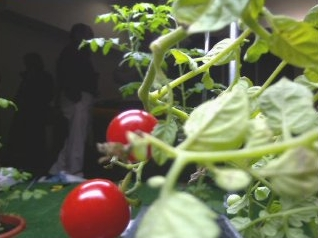
#> input picture Imagens/tomato_124.jpg, 318 x 238 px, found by its file name
$ python exemplo12a.py
#> lines starting #> are read from the running program, lines starting #| are printed output that depends on the picture; after the words box and inside, x2 and y2 are one past the last pixel; in counts of white or black regions, pixels touching at a corner belong together
import cv2
import numpy as np
from matplotlib import pyplot as plt

I = cv2.imread('./imagens/tomato_124.jpg')
#> I is the input picture: shape (238, 318, 3); mean B, G, R 82.4, 112.8, 109.7

plt.figure()
plt.imshow(cv2.cvtColor(I, cv2.COLOR_BGR2RGB))


# segmentação baseada em cor
r_ref = 166  # referencia vermelha
g_ref = 32 # referencia verde
b_ref = 33 # referencia azul

delta = 50

B = I[:,:,0]
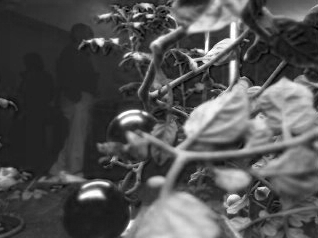
#> B: shape (238, 318); min 0, max 255, mean 82.4
G = I[:,:,1]
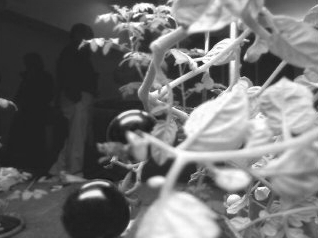
#> G: shape (238, 318); min 18, max 255, mean 112.8
R = I[:,:,2]
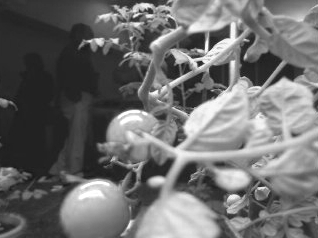
#> R: shape (238, 318); min 23, max 255, mean 109.7

Mb = (B >= b_ref - delta) & (B <= b_ref + delta)
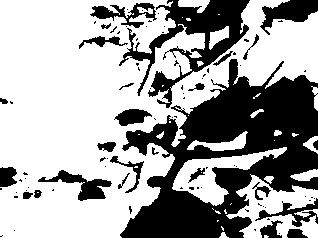
#> Mb: shape (238, 318) bool; 64.2% white; 90 black regions (64 under 20 px), largest, box (x1, y1, x2, y2) and area: (120, 59, 318, 238) 17275, (119, 0, 250, 108) 4272, (260, 0, 318, 35) 979
Mg = (G >= g_ref - delta) & (G <= g_ref + delta)
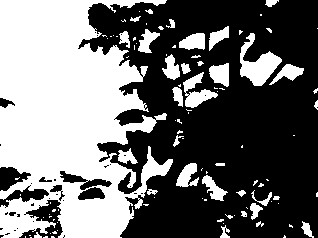
#> Mg: shape (238, 318) bool; 43.4% white; 103 white regions (70 under 20 px), largest, box (x1, y1, x2, y2) and area: (0, 0, 173, 238) 27153, (240, 33, 282, 86) 988, (183, 72, 218, 108) 542
Mr = (R >= r_ref - delta) & (R <= r_ref + delta)
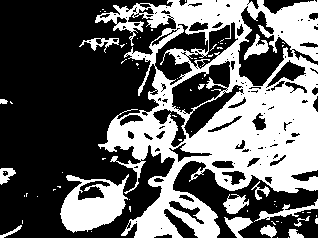
#> Mr: shape (238, 318) bool; 38.6% white; 74 white regions (59 under 20 px), largest, box (x1, y1, x2, y2) and area: (95, 0, 318, 238) 24524, (60, 174, 129, 233) 2374, (254, 199, 318, 222) 334

M = Mb & Mg & Mr
#> M: shape (238, 318) bool; 3.7% white; 12 white regions (9 under 20 px), largest, box (x1, y1, x2, y2) and area: (60, 182, 126, 233) 2038, (107, 116, 157, 145) 670, (1, 225, 22, 238) 55
n_linhas, n_colunas, n_camadas = I.shape
#> n_linhas = 238; n_colunas = 318; n_camadas = 3

I_bin = np.zeros((n_linhas, n_colunas), np.uint8)

I_bin[M] = 255

plt.figure()
plt.imshow(I_bin, cmap='gray')
plt.show()
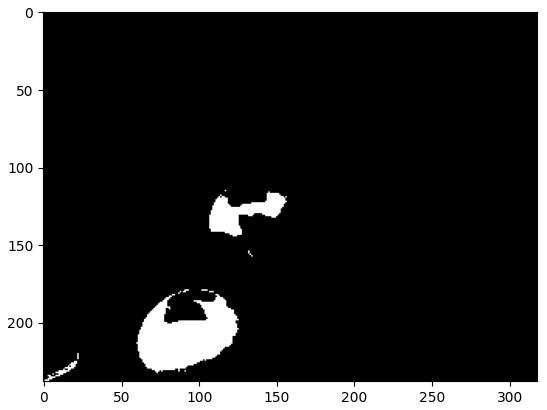
#> figure drawn by matplotlib, 1 panel

$ run again, with Imagens/Burrinhos.jpg copied over Imagens/tomato_124.jpg
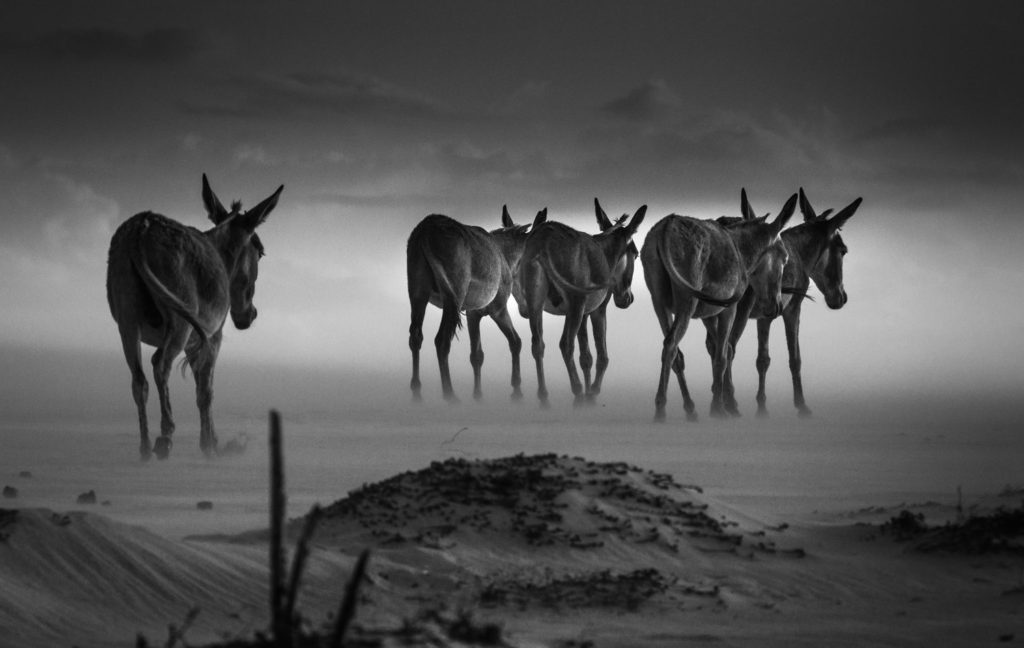
#> input picture Imagens/Burrinhos.jpg, 1024 x 648 px, found by its file name
#> I is the input picture: shape (648, 1024, 3); min 0, max 255, mean 83.7
#> `Mb = (B >= b_ref - delta) & (B <= b_ref + delta)`:
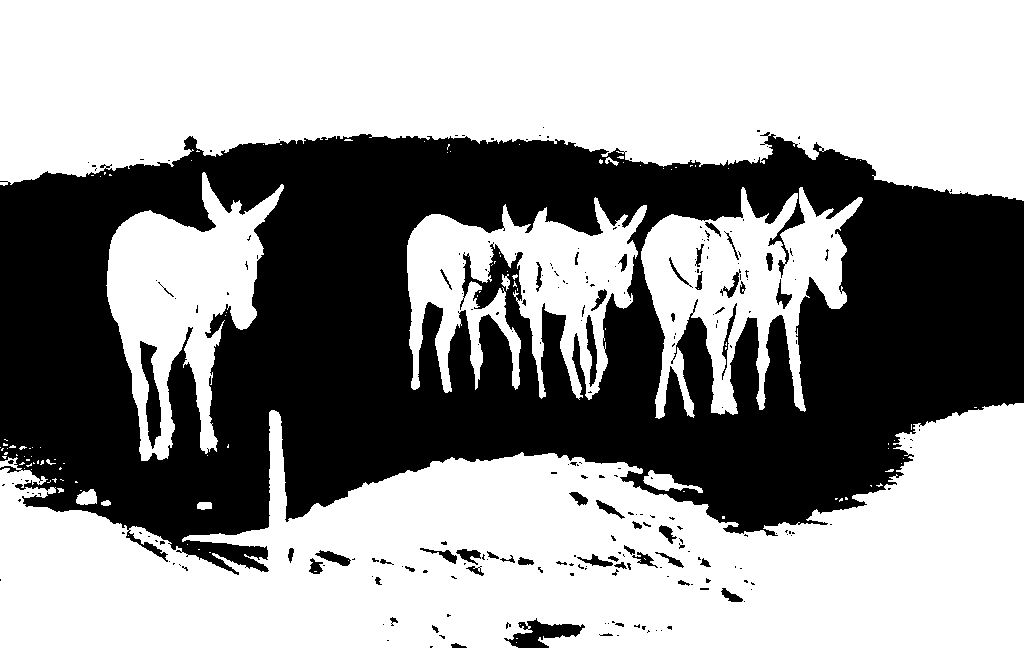
#> Mb: shape (648, 1024) bool; 59.3% white; 253 black regions (199 under 20 px), largest, box (x1, y1, x2, y2) and area: (0, 132, 1024, 575) 261945, (140, 341, 161, 449) 1144, (504, 618, 585, 648) 1126
#> Mg: shape (648, 1024) bool; 58.8% white; 243 black regions (182 under 20 px), largest, box (x1, y1, x2, y2) and area: (0, 130, 1024, 576) 264922, (504, 618, 585, 648) 1190, (140, 341, 161, 449) 1152
#> `Mr = (R >= r_ref - delta) & (R <= r_ref + delta)`:
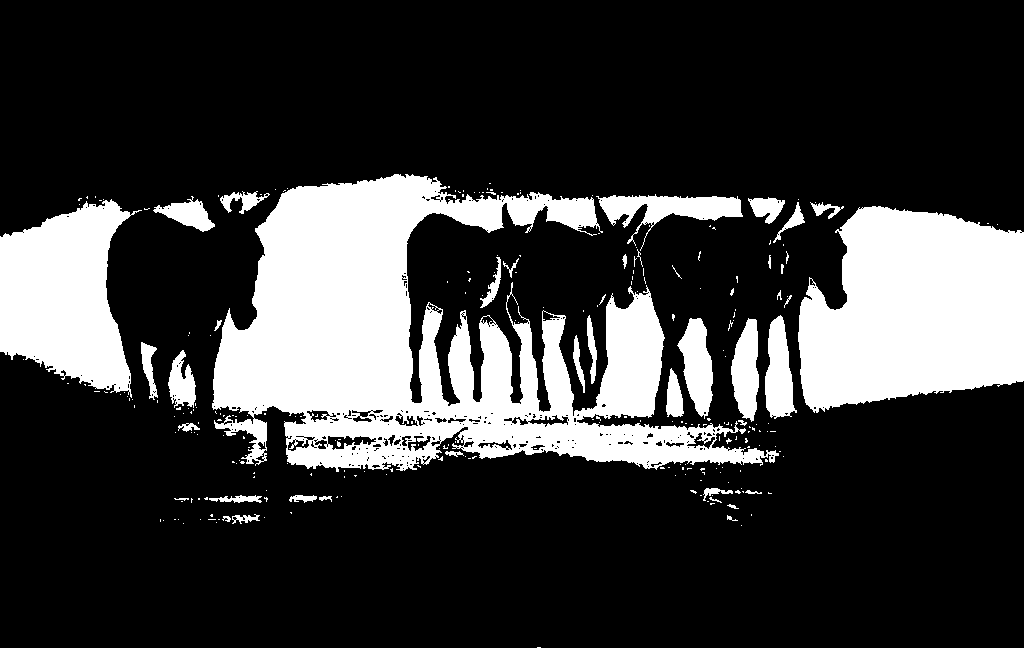
#> Mr: shape (648, 1024) bool; 22.5% white; 268 white regions (226 under 20 px), largest, box (x1, y1, x2, y2) and area: (212, 174, 779, 472) 77454, (798, 206, 1024, 413) 36506, (0, 199, 142, 398) 18052
#> M: shape (648, 1024) bool; every value is 0

$ run again, with Imagens/Fingerprint.jpg copied over Imagens/tomato_124.jpg
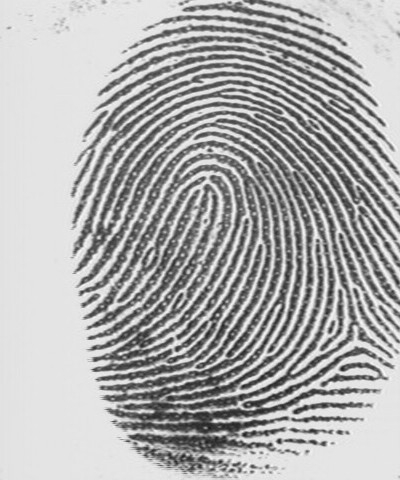
#> input picture Imagens/Fingerprint.jpg, 400 x 480 px, found by its file name
#> I is the input picture: shape (480, 400, 3); min 27, max 251, mean 173.8
#> `Mb = (B >= b_ref - delta) & (B <= b_ref + delta)`:
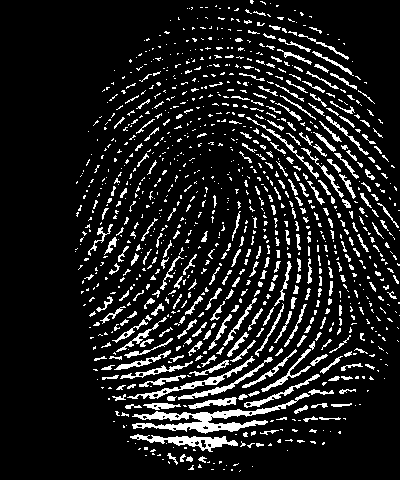
#> Mb: shape (480, 400) bool; 11.7% white in thin lines or dots, all inside (x1, y1, x2, y2) = (75, 0, 400, 472)
#> `Mr = (R >= r_ref - delta) & (R <= r_ref + delta)`:
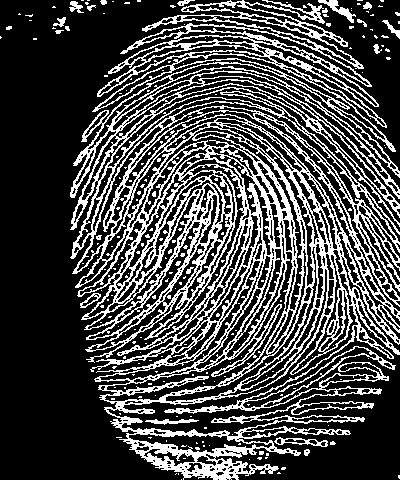
#> Mr: shape (480, 400) bool; 28% white in thin lines or dots
#> M: shape (480, 400) bool; every value is 0
